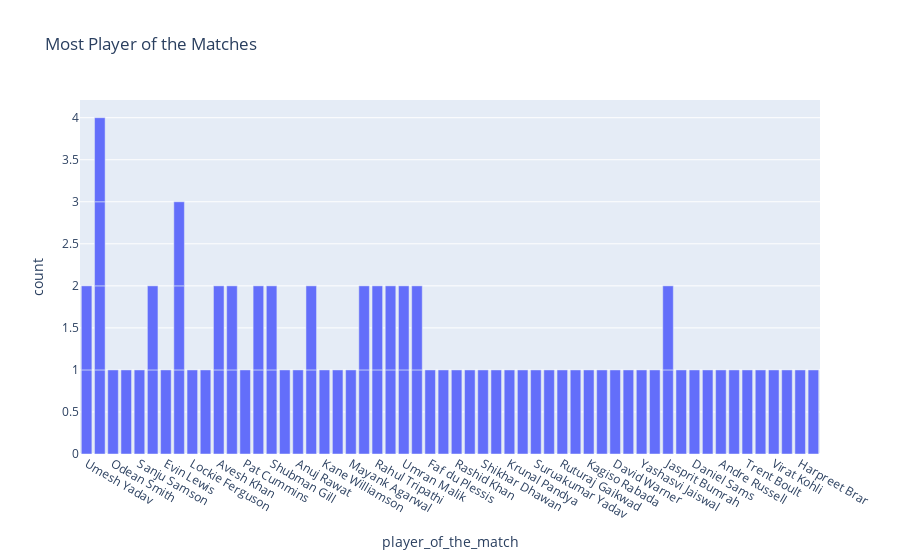

Write notebook code for a chart like this one.
### Markdown cell above
### Most POTM

### Code cell
fig3 = px.bar(df, x = df['player_of_the_match'], title = "Most Player of the Matches",height=500)
fig3.show()

### Figure 1 — Plotly figure (JSON) as saved in the notebook; plotly's stock layout.template omitted (floating-point values rounded to 4 significant figures)
{"data": [{"alignmentgroup": "True", "hovertemplate": "player_of_the_match=%{x}<br>count=%{y}<extra></extra>", "legendgroup": "", "marker": {"color": "#636efa", "pattern": {"shape": ""}}, "name": "", "offsetgroup": "", "orientation": "v", "showlegend": false, "textposition": "auto", "type": "bar", "x": ["Umesh Yadav", "Kuldeep Yadav", "Odean Smith", "Mohammed Shami", "Sanju Samson", "Wanindu Hasaranga", "Evin Lewis", "Umesh Yadav", "Jos Buttler", "Lockie Ferguson", "Liam Livingstone", "Avesh Khan", "Dinesh Karthik", "Pat Cummins", "Quinton de Kock", "Shubman Gill", "Abhishek Sharma", "Anuj Rawat", "Kuldeep Yadav", "Yuzvendra Chahal", "Kane Williamson", "Shivam Dube", "Mayank Agarwal", "Hardik Pandya", "Rahul Tripathi", "K L Rahul", "Dinesh Karthik", "Umran Malik", "David Miller", "Yuzvendra Chahal", "Faf du Plessis", "Kuldeep Yadav", "Mukesh Choudhary", "Jos Buttler", "Rashid Khan", "Marco Jansen", "K L Rahul", "Shikhar Dhawan", "Riyan Parag", "Umran Malik", "Kuldeep Yadav", "Krunal Pandya", "Rahul Tewatia", "Suruakumar Yadav", "Mohsin Khan", "Ruturaj Gaikwad", "Rinku Singh", "Kagiso Rabada", "Harshal Patel", "David Warner", "Tim David", "Yashasvi Jaiswal", "Avesh Khan", "Wanindu Hasaranga", "Devon Conway", "Jasprit Bumrah", "Shubman Gill", "Mitchell Marsh", "Daniel Sams", "Jonny Bairstow", "Andre Russell", "W. Saha", "Trent Boult", "Shardul Thakur", "Rahul Tripathi", "Quinton de Kock", "Virat Kohli", "R Aswin", "Jasprit Bumrah", "Harpreet Brar", "David Miller", "Rajat Patidar", "Jos Buttler", "Hardik Pandya"], "xaxis": "x", "y": [1, 1, 1, 1, 1, 1, 1, 1, 1, 1, 1, 1, 1, 1, 1, 1, 1, 1, 1, 1, 1, 1, 1, 1, 1, 1, 1, 1, 1, 1, 1, 1, 1, 1, 1, 1, 1, 1, 1, 1, 1, 1, 1, 1, 1, 1, 1, 1, 1, 1, 1, 1, 1, 1, 1, 1, 1, 1, 1, 1, 1, 1, 1, 1, 1, 1, 1, 1, 1, 1, 1, 1, 1, 1], "yaxis": "y"}], "layout": {"autosize": true, "barmode": "relative", "legend": {"tracegroupgap": 0}, "title": {"text": "Most Player of the Matches"}, "xaxis": {"anchor": "y", "autorange": true, "domain": [0, 1], "range": [-0.5, 55.5], "title": {"text": "player_of_the_match"}, "type": "category"}, "yaxis": {"anchor": "x", "autorange": true, "domain": [0, 1], "range": [0, 4.211], "title": {"text": "count"}, "type": "linear"}}}
